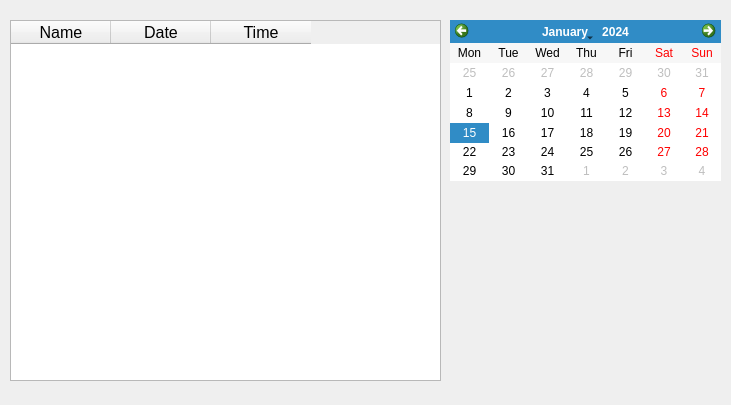
<?xml version="1.0" encoding="UTF-8"?>
<ui version="4.0">
 <class>Log</class>
 <widget class="QWidget" name="Log">
  <property name="geometry">
   <rect>
    <x>0</x>
    <y>0</y>
    <width>731</width>
    <height>405</height>
   </rect>
  </property>
  <property name="sizePolicy">
   <sizepolicy hsizetype="Preferred" vsizetype="Preferred">
    <horstretch>9</horstretch>
    <verstretch>0</verstretch>
   </sizepolicy>
  </property>
  <property name="windowTitle">
   <string>Log</string>
  </property>
  <property name="whatsThis">
   <string/>
  </property>
  <widget class="QTableWidget" name="tableWidget">
   <property name="geometry">
    <rect>
     <x>10</x>
     <y>20</y>
     <width>431</width>
     <height>361</height>
    </rect>
   </property>
   <property name="sizePolicy">
    <sizepolicy hsizetype="Expanding" vsizetype="Expanding">
     <horstretch>0</horstretch>
     <verstretch>0</verstretch>
    </sizepolicy>
   </property>
   <property name="font">
    <font>
     <pointsize>12</pointsize>
    </font>
   </property>
   <column>
    <property name="text">
     <string>Name</string>
    </property>
   </column>
   <column>
    <property name="text">
     <string>Date</string>
    </property>
   </column>
   <column>
    <property name="text">
     <string>Time</string>
    </property>
   </column>
  </widget>
  <widget class="QCalendarWidget" name="calendarWidget">
   <property name="geometry">
    <rect>
     <x>450</x>
     <y>20</y>
     <width>271</width>
     <height>161</height>
    </rect>
   </property>
   <property name="sizePolicy">
    <sizepolicy hsizetype="Fixed" vsizetype="Fixed">
     <horstretch>0</horstretch>
     <verstretch>0</verstretch>
    </sizepolicy>
   </property>
   <property name="selectionMode">
    <enum>QCalendarWidget::SingleSelection</enum>
   </property>
   <property name="horizontalHeaderFormat">
    <enum>QCalendarWidget::ShortDayNames</enum>
   </property>
   <property name="verticalHeaderFormat">
    <enum>QCalendarWidget::NoVerticalHeader</enum>
   </property>
   <property name="dateEditEnabled">
    <bool>true</bool>
   </property>
  </widget>
 </widget>
 <resources/>
 <connections/>
</ui>
